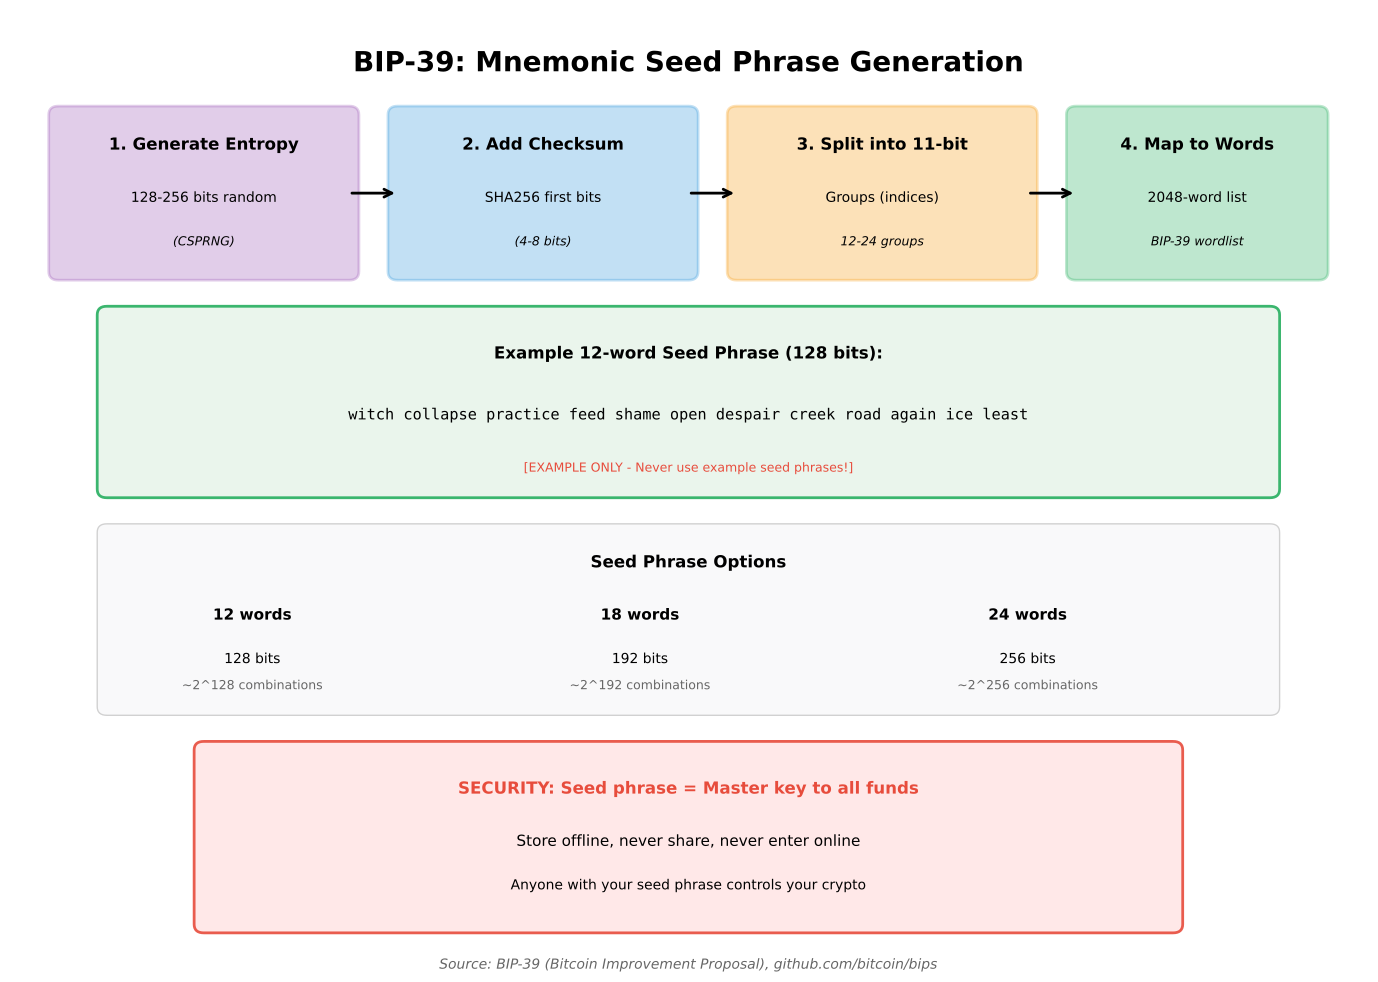

The script that saved this image:
"""
Mnemonic Generation
Shows how BIP-39 seed phrases are generated

Output: mnemonic_generation.pdf
Module: module_02_blockchain
Lesson: 15 - Public Key Cryptography
"""

from pathlib import Path
import matplotlib.pyplot as plt
import matplotlib.patches as mpatches

CHART_METADATA = {
    'title': 'Mnemonic Generation',
    'module': 'module_02_blockchain',
    'lesson': 15,
    'url': 'https://github.com/Digital-AI-Finance/digital-finance/tree/main/module_02_blockchain/figures/mnemonic_generation'
}

plt.rcParams.update({
    'font.size': 14,
    'axes.labelsize': 14,
})

def create_chart():
    """Create mnemonic generation diagram"""
    fig, ax = plt.subplots(figsize=(14, 10))
    ax.set_xlim(0, 14)
    ax.set_ylim(0, 11)
    ax.axis('off')

    # Title
    ax.text(7, 10.3, 'BIP-39: Mnemonic Seed Phrase Generation', fontsize=20, fontweight='bold', ha='center')

    # Step 1: Entropy
    step1 = mpatches.FancyBboxPatch((0.5, 8), 3, 1.8,
                                     boxstyle='round,pad=0.1',
                                     facecolor='#9B59B6', alpha=0.3,
                                     edgecolor='#9B59B6', lw=2)
    ax.add_patch(step1)
    ax.text(2, 9.4, '1. Generate Entropy', ha='center', fontsize=12, fontweight='bold')
    ax.text(2, 8.8, '128-256 bits random', ha='center', fontsize=10)
    ax.text(2, 8.3, '(CSPRNG)', ha='center', fontsize=9, style='italic')

    # Arrow
    ax.annotate('', xy=(4, 8.9), xytext=(3.5, 8.9),
               arrowprops=dict(arrowstyle='->', lw=2))

    # Step 2: Checksum
    step2 = mpatches.FancyBboxPatch((4, 8), 3, 1.8,
                                     boxstyle='round,pad=0.1',
                                     facecolor='#3498DB', alpha=0.3,
                                     edgecolor='#3498DB', lw=2)
    ax.add_patch(step2)
    ax.text(5.5, 9.4, '2. Add Checksum', ha='center', fontsize=12, fontweight='bold')
    ax.text(5.5, 8.8, 'SHA256 first bits', ha='center', fontsize=10)
    ax.text(5.5, 8.3, '(4-8 bits)', ha='center', fontsize=9, style='italic')

    # Arrow
    ax.annotate('', xy=(7.5, 8.9), xytext=(7, 8.9),
               arrowprops=dict(arrowstyle='->', lw=2))

    # Step 3: Split
    step3 = mpatches.FancyBboxPatch((7.5, 8), 3, 1.8,
                                     boxstyle='round,pad=0.1',
                                     facecolor='#F39C12', alpha=0.3,
                                     edgecolor='#F39C12', lw=2)
    ax.add_patch(step3)
    ax.text(9, 9.4, '3. Split into 11-bit', ha='center', fontsize=12, fontweight='bold')
    ax.text(9, 8.8, 'Groups (indices)', ha='center', fontsize=10)
    ax.text(9, 8.3, '12-24 groups', ha='center', fontsize=9, style='italic')

    # Arrow
    ax.annotate('', xy=(11, 8.9), xytext=(10.5, 8.9),
               arrowprops=dict(arrowstyle='->', lw=2))

    # Step 4: Words
    step4 = mpatches.FancyBboxPatch((11, 8), 2.5, 1.8,
                                     boxstyle='round,pad=0.1',
                                     facecolor='#27AE60', alpha=0.3,
                                     edgecolor='#27AE60', lw=2)
    ax.add_patch(step4)
    ax.text(12.25, 9.4, '4. Map to Words', ha='center', fontsize=12, fontweight='bold')
    ax.text(12.25, 8.8, '2048-word list', ha='center', fontsize=10)
    ax.text(12.25, 8.3, 'BIP-39 wordlist', ha='center', fontsize=9, style='italic')

    # Example seed phrase
    example_box = mpatches.FancyBboxPatch((1, 5.5), 12, 2,
                                           boxstyle='round,pad=0.1',
                                           facecolor='#E8F4EA', alpha=0.9,
                                           edgecolor='#27AE60', lw=2)
    ax.add_patch(example_box)
    ax.text(7, 7, 'Example 12-word Seed Phrase (128 bits):', ha='center', fontsize=12, fontweight='bold')
    ax.text(7, 6.3, 'witch collapse practice feed shame open despair creek road again ice least',
           ha='center', fontsize=11, family='monospace')
    ax.text(7, 5.7, '[EXAMPLE ONLY - Never use example seed phrases!]', ha='center', fontsize=9, color='#E74C3C')

    # Word count options
    options_box = mpatches.FancyBboxPatch((1, 3), 12, 2,
                                           boxstyle='round,pad=0.1',
                                           facecolor='#F8F9FA', alpha=0.9,
                                           edgecolor='#CCC', lw=1)
    ax.add_patch(options_box)
    ax.text(7, 4.6, 'Seed Phrase Options', ha='center', fontsize=12, fontweight='bold')

    options = [('12 words', '128 bits', '~2^128 combinations'),
               ('18 words', '192 bits', '~2^192 combinations'),
               ('24 words', '256 bits', '~2^256 combinations')]

    for i, (words, bits, strength) in enumerate(options):
        x = 2.5 + i * 4
        ax.text(x, 4.0, words, ha='center', fontsize=11, fontweight='bold')
        ax.text(x, 3.5, bits, ha='center', fontsize=10)
        ax.text(x, 3.2, strength, ha='center', fontsize=9, color='#666')

    # Security warning
    warning_box = mpatches.FancyBboxPatch((2, 0.5), 10, 2,
                                           boxstyle='round,pad=0.1',
                                           facecolor='#FFE6E6', alpha=0.9,
                                           edgecolor='#E74C3C', lw=2)
    ax.add_patch(warning_box)
    ax.text(7, 2.0, 'SECURITY: Seed phrase = Master key to all funds', ha='center', fontsize=12, fontweight='bold', color='#E74C3C')
    ax.text(7, 1.4, 'Store offline, never share, never enter online', ha='center', fontsize=11)
    ax.text(7, 0.9, 'Anyone with your seed phrase controls your crypto', ha='center', fontsize=10)

    # Source
    fig.text(0.5, 0.02, 'Source: BIP-39 (Bitcoin Improvement Proposal), github.com/bitcoin/bips',
            fontsize=10, ha='center', style='italic', color='#666666')

    plt.tight_layout()

    output_path = Path(__file__).parent / 'mnemonic_generation.pdf'
    plt.savefig(output_path, format='pdf', dpi=300, bbox_inches='tight')
    plt.close()
    print(f"Chart saved to: {output_path}")
    return output_path

if __name__ == '__main__':
    create_chart()
